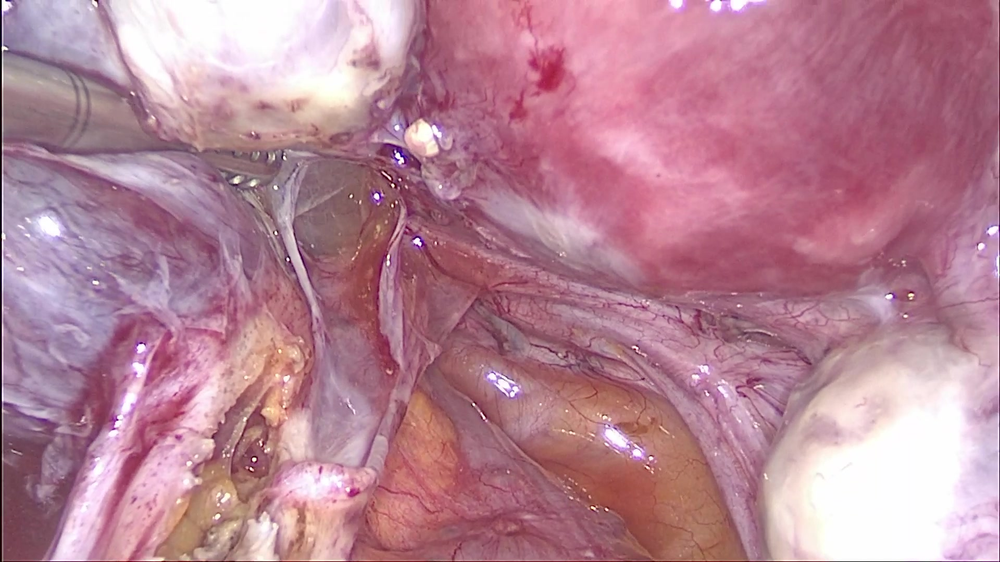
#> input picture annotationData/image/2022-03-31_072450_VID001_Trim_3.mp4_00044.png, 1000 x 562 px, shrunk from 1920 x 1080 before the run, found by its file name; its folder holds 4 pictures in this run
$ python archieve_Stats.py
#> lines starting #> are read from the running program, lines starting #| are printed output that depends on the picture
import matplotlib.pyplot as plt
import numpy as np
from PIL import Image
import datetime
import os
import pandas as pd
import pygsheets
import cv2

common_path = 'Dataset'
maskHarddir = 'maskHard'
maskSecudir = 'maskSecurity'

def write_to_gsheet(service_file_path, spreadsheet_id, sheet_name, data_df):
    """
    this function takes data_df and writes it under spreadsheet_id
    and sheet_name using your credentials under service_file_path
    """
    gc = pygsheets.authorize(service_file=service_file_path)
    sh = gc.open_by_key(spreadsheet_id)
    try:
        sh.add_worksheet(sheet_name)
    except:
        pass
    wks_write = sh.worksheet_by_title(sheet_name)
    wks_write.clear('A1', None, '*')
    wks_write.set_dataframe(data_df, (1, 1), encoding='utf-8', fit=True)
    wks_write.frozen_rows = 1
def initializeMasks (size):
    a = np.full((size[1],size[0]), False, dtype=bool)
    b = np.full((size[1], size[0]), False, dtype=bool)
    c = np.full((size[1], size[0]), False, dtype=bool)
    d = np.full((size[1], size[0]), False, dtype=bool)
    e = np.full((size[1], size[0]), False, dtype=bool)
    f = np.full((size[1], size[0]), False, dtype=bool)


    return a,b,c,d,e,f

images = os.listdir(common_path + '/image')
lenimg = len(images)
# lenimg=5
print('There are %d iamges' %lenimg)
a=0
j=0
G=True
nameList = []
frameList = []
HFstat = []
SFstat = []
HGstat = []
SGstat = []

for i in range(lenimg):
    print('processing image %d'%i)
    image_orig = Image.open(os.path.join(common_path,'image', images[i]))
#> image_orig is the input picture: PIL image 1000x562 RGB; mean R, G, B 182.9, 131.8, 148.7
    print(type(image_orig))
#| <class 'PIL.PngImagePlugin.PngImageFile'>
    maskH_N,maskS_N,maskH_F,maskS_F,maskH_G,maskS_G= initializeMasks (image_orig.size)

    try:
        maskH_N = ~np.array(Image.open(os.path.join(common_path,'maskHardN', images[i][:-4]+'.png')).convert('1'))
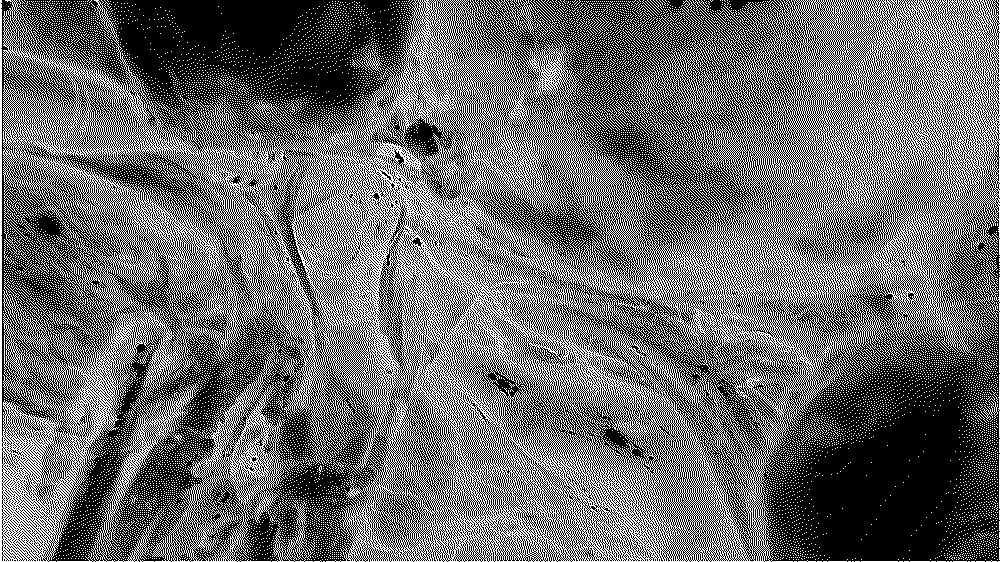
#> maskH_N: shape (562, 1000) bool; 41.8% white in thin lines or dots
    except:
        print('There is no Hard Zone on Nicolas\'s annot on ' + images[i][:-4])
    try:
        maskS_N = ~np.array(Image.open(os.path.join(common_path, 'maskSecurityN', images[i][:-4] + '.png')).convert('1'))
    except:
        print('There is no Security Zone on Nicolas\'s annot on ' + images[i][:-4])
        G = False
    try:
        maskH_G = ~np.array(Image.open(os.path.join(common_path, 'maskHardG', images[i][:-4] + '.png')).convert('1'))
    except:
        print('There is no Hard Zone on Giuseppe\'s annot on '+ images[i][:-4])
    try:
        maskS_G = ~np.array(Image.open(os.path.join(common_path, 'maskSecurityG', images[i][:-4] + '.png')).convert('1'))
    except:
        print('There is no Security Zone on Giuseppe\'s annot on '+ images[i][:-4])
    try:
        maskH_F = ~np.array(Image.open(os.path.join(common_path, 'maskHardF', images[i][:-4] + '.png')).convert('1'))
    except:
        print('There is no Hard Zone on Filippo\'s annot on '+ images[i][:-4])
    try:
        maskS_F = ~np.array(Image.open(os.path.join(common_path, 'maskSecurityF', images[i][:-4] + '.png')).convert('1'))
    except:
        print('There is no Security Zone on Filippo\'s annot on '+ images[i][:-4])


    try:
        Hard_GN = maskH_G & maskH_N
        Hard_FN = maskH_F & maskH_N
        HFN = round((np.count_nonzero(Hard_FN) / np.count_nonzero(maskH_N))*100,2)
#> HFN = 100
        HGN = round((np.count_nonzero(Hard_GN) / np.count_nonzero(maskH_N))*100,2)
#> HGN = 100
    except ZeroDivisionError:
        print('nan1')
        HFN = 'nan'
        HGN = 'nan'

    try:
        Secu_FN = maskS_F & maskS_N
        Secu_GN = maskS_G & maskS_N
        SGN = round((np.count_nonzero(Secu_GN) / np.count_nonzero(maskS_N))*100,2)
#> SGN = 100
        SFN = round((np.count_nonzero(Secu_FN) / np.count_nonzero(maskS_N))*100,2)
#> SFN = 100
    except ZeroDivisionError:
        print('nan2')
        SFN = 'nan'
        SGN = 'nan'


    imagename = images[i][:-4]
    namevid, _, frnumber = imagename.rpartition('_')
    nameList.append(namevid[:-4])
    frameList.append(frnumber)
    HFstat.append(HFN)
    SFstat.append(SFN)
    HGstat.append(HGN)
    SGstat.append(SGN)
#> pass 2 of the loop `for i in range(lenimg):`:
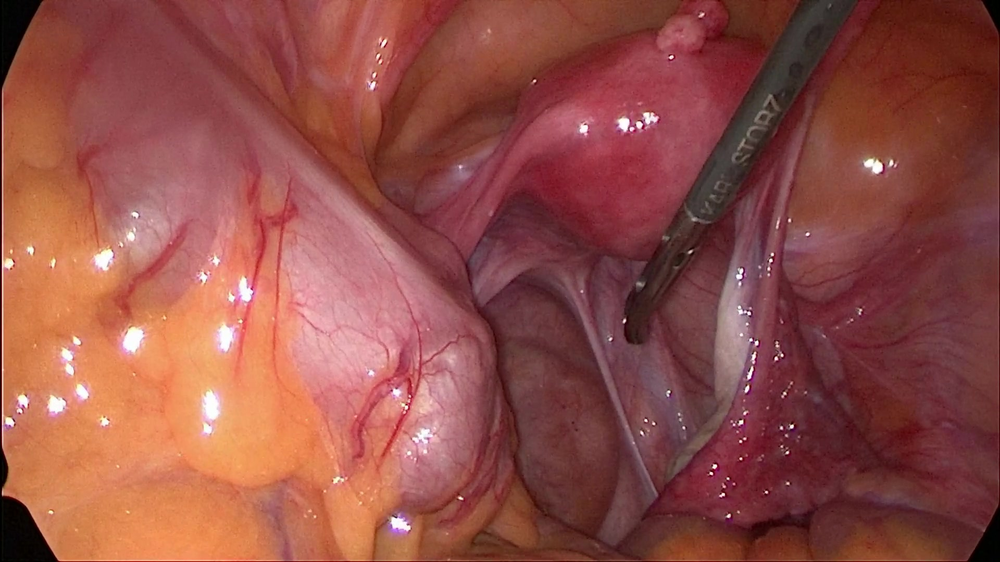
#> input picture annotationData/image/FCF1_GY_20230426_078_VID001_trim1.mp4_00128.png, 1000 x 562 px, shrunk from 1920 x 1080 before the run, found by its file name
#> image_orig is the input picture: PIL image 1000x562 RGB; mean R, G, B 145.7, 78.1, 70.8
#| <class 'PIL.PngImagePlugin.PngImageFile'>
#> `maskH_N = ~np.array(Image.open(os.path.join(common_path,'maskHardN', i..`:
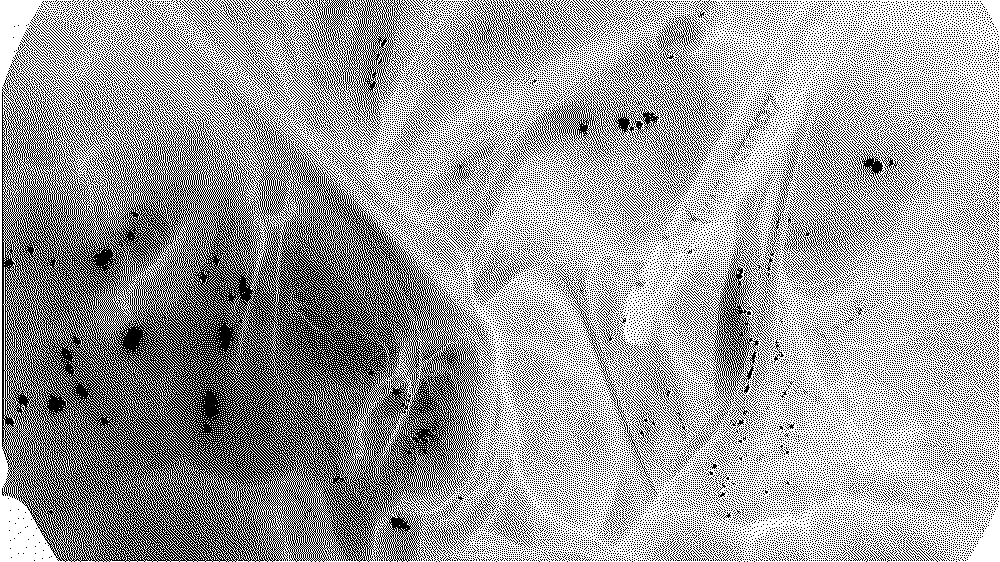
#> maskH_N: shape (562, 1000) bool; 62.1% white; black in thin lines or dots
#> pass 3 of the loop `for i in range(lenimg):`:
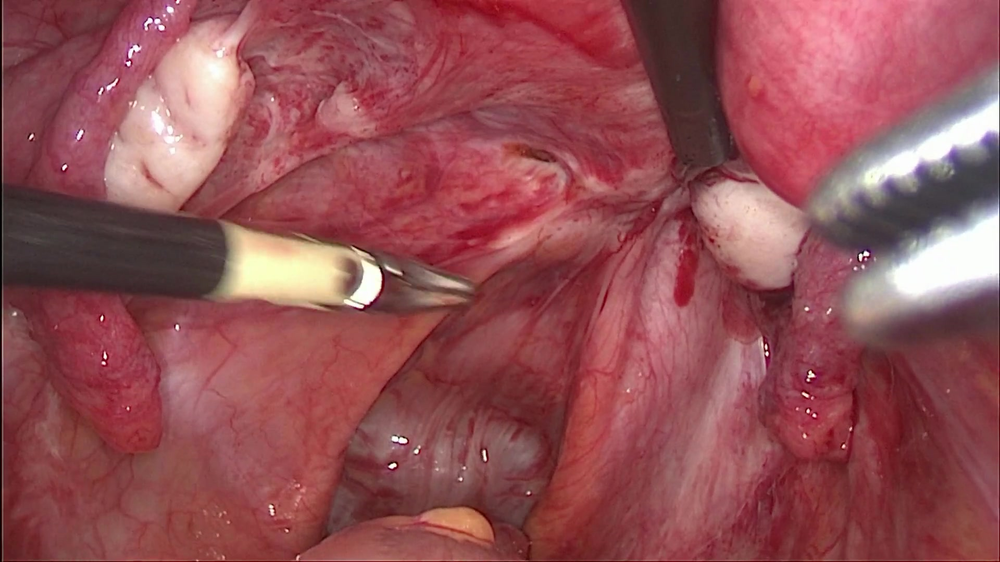
#> input picture annotationData/image/FCF1_GY_20230428_077_VID001_trim1.mp4_01439.png, 1000 x 562 px, shrunk from 1920 x 1080 before the run, found by its file name
#> image_orig is the input picture: PIL image 1000x562 RGB; mean R, G, B 147.5, 80.1, 85.1
#| <class 'PIL.PngImagePlugin.PngImageFile'>
#> `maskH_N = ~np.array(Image.open(os.path.join(common_path,'maskHardN', i..`:
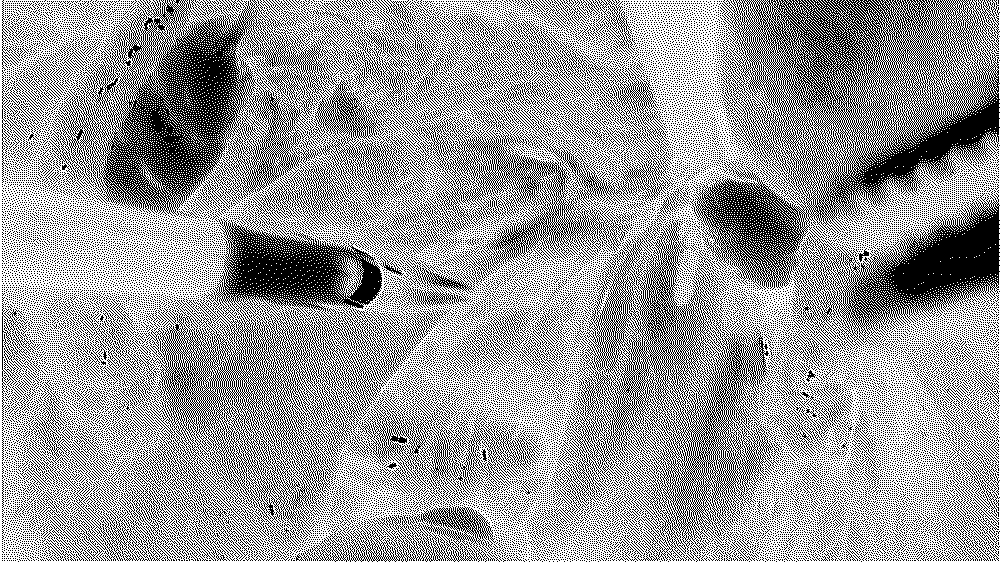
#> maskH_N: shape (562, 1000) bool; 60.7% white; black in thin lines or dots
#> the loop made 4 passes; the first 3 are shown


data_df = pd.DataFrame(
    {'Vid. Name': nameList, '# frame': frameList, 'Filippo Hard Score': HFstat, 'Filippo Security Score': SFstat, 'Giuseppe Hard Score': HGstat, 'Giuseppe Security Score': SGstat})
sfpath = 'keycode/my-gpysheets-3d8d13442005.json'
sheetID = '1UIA6ve-AQi5KMPVONoN5c0yBWLnIQ5RHem383WwqiB4'
sheetName = str(datetime.date.today())
data_df.to_excel('stats-Results.xlsx', sheetName)
write_to_gsheet(sfpath, sheetID, sheetName, data_df)
#> (the call stopped at in write_to_gsheet, `gc = pygsheets.authorize(service_file=service_file_path)`: pygsheets is not available in this run)
